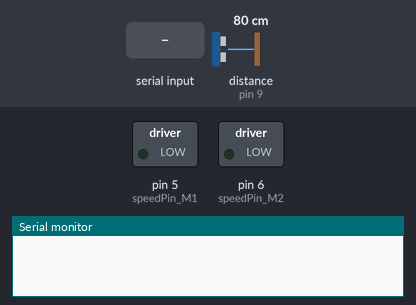
Simulated run of this sketch. Board: Arduino Uno, built with avr-gcc and run on an emulated ATmega328P. Shown: switched loads named in the sketch (green lamp = pin HIGH), the last lines printed to the serial monitor. Wiring (inferred from the names in the program): ultrasonic range finder: trigger pin 8; echo pin 9. The test bench sets the inputs (shaded band); at power-on: distance to the obstacle (sensor on pin 9) 80 cm. The echo pulse lasts 58.3 µs per cm; pins used as bus, display or sensor lines are not drawn.

Above: at 1.2 s.
1.3 s: "F" received over Serial
At 1.9 s:
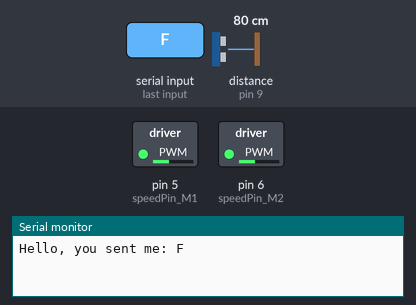
2.8 s: "R" received over Serial
At 4.0 s:
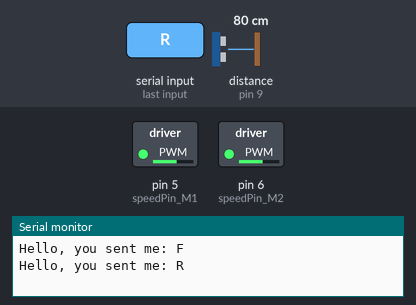
4.3 s: "S" received over Serial
At 5.4 s:
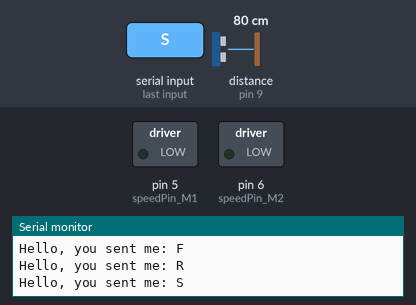
5.8 s: "D" received over Serial
At 6.5 s:
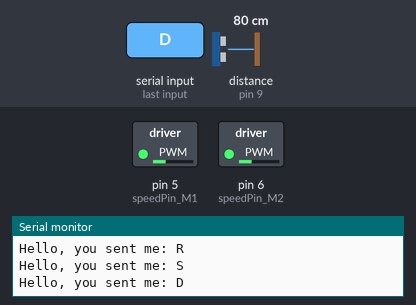
7.3 s: "L" received over Serial
At 7.7 s:
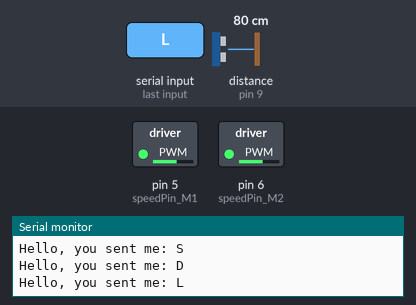
8.8 s: distance to the obstacle (sensor on pin 9) set to 22 cm
10.3 s: distance to the obstacle (sensor on pin 9) set to 18 cm
At 11.0 s:
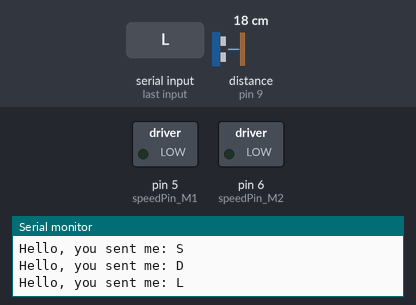
Timing chart, 0 to 12.8 s (numbered marks = the images above; inputs shaded):
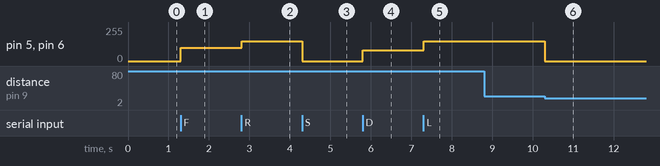

The sketch:

controlvoiture2.ino
```cpp
int speedPin_M1 = 5;     //9M1 Speed Control
int speedPin_M2 = 6;     //M2 Speed Control
int directionPin_M1 = 4;     //M1 Direction Control
int directionPin_M2 = 7;     //M1 Direction Control

const int trigPin = 8; //Init pin capteur
const int echoPin = 9; //Init pin capteur

int compteur =0;
void setup(){
  /* Initialise le port série */
  Serial.begin(9600);
  pinMode(trigPin, OUTPUT);
  pinMode(echoPin, INPUT);

}
long duration, distance;

void loop(){
  if (Serial.available() > 0){
    char data;
    data = Serial.read();
    Serial.print("Hello, you sent me: ");
    Serial.println(data);
    advance(data);
  }

//Capteur ultrason
  if (compteur == 50){
    digitalWrite(trigPin, LOW);
    delayMicroseconds(2);
    digitalWrite(trigPin, HIGH);
    delayMicroseconds(10);
    digitalWrite(trigPin, LOW);
    duration = pulseIn(echoPin, HIGH);
    distance = duration/58.9;
    if(distance<20){
      carStop();
      delay(1500);
    }
    compteur=0;
  }
  compteur =compteur+1;
}

void advance(char data) {
    if (data=='F'){
      carAdvance(100,100);
    }
    if (data=='S'){
      carStop();
      delay(1500);
    }
    if (data=='R'){
      carTurnRight(150,150);
    }
    if (data=='L'){
      carTurnLeft(150,150);
    }
    if (data=='D'){ // Doucement = ralentir
      carAdvance(80,80);
      delay(1500);
    }
}


void carStop(){                 //  Motor Stop
  digitalWrite(speedPin_M2,0);
  digitalWrite(directionPin_M1,LOW);
  digitalWrite(speedPin_M1,0);
  digitalWrite(directionPin_M2,LOW);
}

void carAdvance(int leftSpeed,int rightSpeed){ //Move backward
  analogWrite (speedPin_M2,leftSpeed);              //PWM Speed Control
  digitalWrite(directionPin_M1,HIGH);
  analogWrite (speedPin_M1,rightSpeed);
  digitalWrite(directionPin_M2,HIGH);
}

void carBack(int leftSpeed,int rightSpeed){       //Move forward
  analogWrite (speedPin_M2,leftSpeed);
  digitalWrite(directionPin_M1,LOW);
  analogWrite (speedPin_M1,rightSpeed);
  digitalWrite(directionPin_M2,LOW);
}

void carTurnRight(int leftSpeed,int rightSpeed){      //Turn Left
  analogWrite (speedPin_M2,leftSpeed);
  digitalWrite(directionPin_M1,LOW);
  analogWrite (speedPin_M1,rightSpeed);
  digitalWrite(directionPin_M2,HIGH);
}
void carTurnLeft(int leftSpeed,int rightSpeed){      //Turn Right
  analogWrite (speedPin_M2,leftSpeed);
  digitalWrite(directionPin_M1,HIGH);
  analogWrite (speedPin_M1,rightSpeed);
  digitalWrite(directionPin_M2,LOW);
}
```

Measured:
- the behaviour switches between 21 and 20 cm on distance to the obstacle (sensor on pin 9) (found by bisection; images 5 and 6)
- after the input at 1.3 s, pin 5 (speedPin_M1), pin 6 (speedPin_M2): 0/255 → 100/255 at once
- after the input at 2.8 s, pin 5 (speedPin_M1), pin 6 (speedPin_M2): 100/255 → 150/255 at once
- after the input at 4.3 s, pin 5 (speedPin_M1), pin 6 (speedPin_M2): 150/255 → 0/255 at once
- after the input at 5.8 s, pin 5 (speedPin_M1), pin 6 (speedPin_M2): 0/255 → 80/255 at once
- after the input at 7.3 s, pin 5 (speedPin_M1), pin 6 (speedPin_M2): 80/255 → 150/255 at once
- after the input at 8.8 s, every drawn part: stays the same
- after the input at 10.3 s, pin 5 (speedPin_M1), pin 6 (speedPin_M2): 150/255 → 0/255 at once
